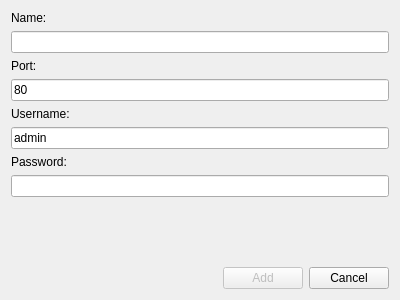
<?xml version="1.0" encoding="UTF-8"?>
<ui version="4.0">
 <class>AddTemplateDialog</class>
 <widget class="QWidget" name="AddTemplateDialog">
  <property name="geometry">
   <rect>
    <x>0</x>
    <y>0</y>
    <width>400</width>
    <height>300</height>
   </rect>
  </property>
  <property name="windowTitle">
   <string>Form</string>
  </property>
  <layout class="QVBoxLayout" name="verticalLayout_2">
   <item>
    <layout class="QVBoxLayout" name="verticalLayout">
     <item>
      <widget class="QLabel" name="label">
       <property name="text">
        <string>Name:</string>
       </property>
      </widget>
     </item>
     <item>
      <widget class="QLineEdit" name="name_le"/>
     </item>
     <item>
      <widget class="QLabel" name="label_2">
       <property name="text">
        <string>Port:</string>
       </property>
      </widget>
     </item>
     <item>
      <widget class="QLineEdit" name="port_le">
       <property name="text">
        <string>80</string>
       </property>
      </widget>
     </item>
     <item>
      <widget class="QLabel" name="label_3">
       <property name="text">
        <string>Username:</string>
       </property>
      </widget>
     </item>
     <item>
      <widget class="QLineEdit" name="username_le">
       <property name="text">
        <string>admin</string>
       </property>
      </widget>
     </item>
     <item>
      <widget class="QLabel" name="label_4">
       <property name="text">
        <string>Password:</string>
       </property>
      </widget>
     </item>
     <item>
      <widget class="QLineEdit" name="password_le"/>
     </item>
     <item>
      <widget class="QWidget" name="widget_2" native="true">
       <property name="sizePolicy">
        <sizepolicy hsizetype="Preferred" vsizetype="MinimumExpanding">
         <horstretch>0</horstretch>
         <verstretch>0</verstretch>
        </sizepolicy>
       </property>
      </widget>
     </item>
     <item>
      <layout class="QHBoxLayout" name="horizontalLayout">
       <item>
        <widget class="QWidget" name="widget" native="true">
         <property name="sizePolicy">
          <sizepolicy hsizetype="MinimumExpanding" vsizetype="Preferred">
           <horstretch>0</horstretch>
           <verstretch>0</verstretch>
          </sizepolicy>
         </property>
        </widget>
       </item>
       <item>
        <widget class="QPushButton" name="add_btn">
         <property name="enabled">
          <bool>false</bool>
         </property>
         <property name="text">
          <string>Add</string>
         </property>
        </widget>
       </item>
       <item>
        <widget class="QPushButton" name="cancel_btn">
         <property name="enabled">
          <bool>true</bool>
         </property>
         <property name="text">
          <string>Cancel</string>
         </property>
         <property name="checkable">
          <bool>false</bool>
         </property>
         <property name="checked">
          <bool>false</bool>
         </property>
         <property name="autoDefault">
          <bool>false</bool>
         </property>
         <property name="default">
          <bool>false</bool>
         </property>
         <property name="flat">
          <bool>false</bool>
         </property>
        </widget>
       </item>
      </layout>
     </item>
    </layout>
   </item>
  </layout>
 </widget>
 <resources/>
 <connections/>
</ui>
